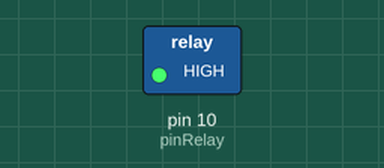
Bench run of a sketch on a simulated Arduino Uno, built with avr-gcc and run on an emulated ATmega328P. Parts: switched loads named in the sketch (green lamp = pin HIGH).

Above: at 2.5 s.
At 9.0 s:
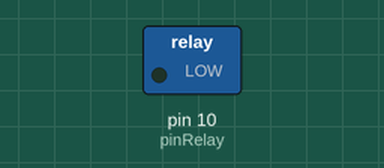
Timing chart, 0 to 16.9 s (numbered marks = the images above):
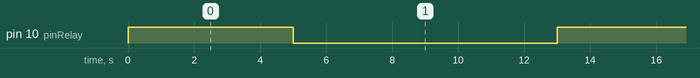

The sketch:

Test_code_for_relay.ino
```cpp
int pinRelay = 10;
void setup() {
  pinMode(pinRelay, OUTPUT);
}
void loop() {
   digitalWrite(pinRelay, HIGH);
   delay(5000);
   digitalWrite(pinRelay, LOW);
   delay(8000);
}
```

Measured:
- by itself, pin 10 (pinRelay): alternates HIGH for 5.0 s and LOW for 8.0 s
